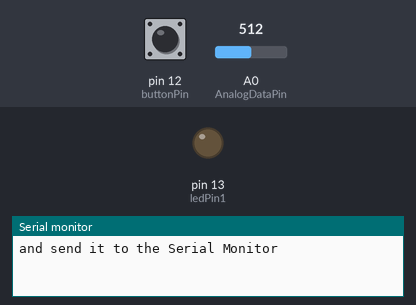
A sketch run on a simulated Arduino Uno, built with avr-gcc and run on an emulated ATmega328P. On the bench: output pins drawn as LEDs (lit = HIGH), the last lines printed to the serial monitor. Dashed ring = blinking. Inputs (shaded band) come from the test bench; at power-on: pin 12 (buttonPin) HIGH, A0 (AnalogDataPin) = 512. EEPROM starts erased.

Above: at 1.2 s.
1.3 s: pin 12 (buttonPin) pulled LOW for 3.2 s
At 3.56 s:
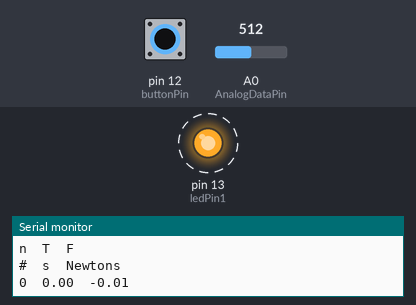
7.5 s: pin 12 (buttonPin) pulled LOW for 1 s
At 8.5 s:
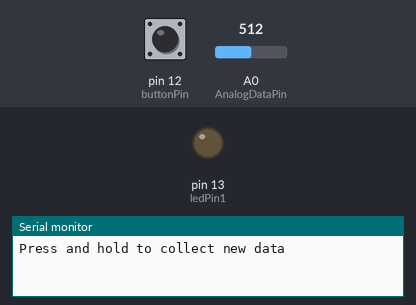
10.0 s: pin 12 (buttonPin) pulled LOW for 0.15 s
At 10.25 s:
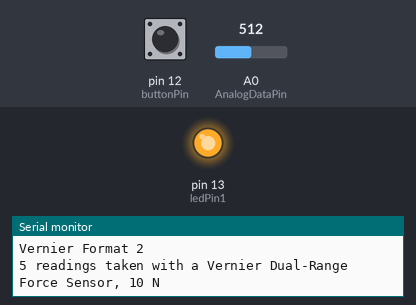
Timing chart, 0 to 13.0 s (numbered marks = the images above; inputs shaded):
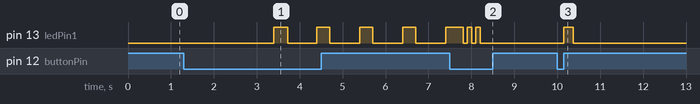

Measured:
- after the input at 1.3 s, pin 13 (ledPin1): alternates HIGH for 0.30 s and LOW for 0.70 s, starting after 2.1 s
- after the input at 7.5 s, pin 13 (ledPin1): alternates HIGH for 0.10 s and LOW for 0.10 s, 5 changes in all, then stays LOW, starting after 0.31 s
- after the input at 10.0 s, pin 13 (ledPin1): LOW → HIGH after 0.15 s, → LOW 0.22 s later

The sketch:

VernierAnalogStore.ino
```cpp
/*
VernierAnalogStore (v 2014.09)
Reads a Vernier analog (BTA) Sensor connected to pin A0 of the Arduino
and and stores  the data in the non-volatile EEPROM memory of the Arduino.
This sketch displays the time and sensor readings on the Serial Monitor.
As written, the readings will be taken every second. You can stop the
data collection by pressing the button (after three points are collected).

Change the variable TimeBetweenReadings to change the rate.
Change the variable NumberOfReadings to change the number of data points to take.
Change the info between //////// lines to change sensors.

See www.vernier.com/arduino for more information, especially for information
on how this sketch can be used to collect remote data with the Arduino away
from a computer.

Thanks to Brian Huang, for help on this program, especially the structure of a
program to store and retrieve data.
*/
int buttonPin= 12; // analog input pin to use as a digital input
int ledPin1= 13; // digital output pin for LED 1 indicator
int debounce= 20; // ms debounce period to prevent flickering when pressing or releasing the button
int holdTime= 2000; // ms hold period: how long to wait for press+hold event
#include <EEPROM.h>
int base = 0;  // the base address in EEPROM for data storage
// note first two bytes store the number of points collected
// Button variables
int buttonVal = 0; // value read from button
int buttonLast = 1; // buffered value of the button's previous state
long btnDnTime; // time the button was pressed down
long btnUpTime; // time the button was released
long ReadingTime; //time at which a reading was taken
long ElapsedTime; //time since last reading
boolean ignoreUp = false; // whether to ignore the button release because the click+hold was triggered
boolean ledVal1 = false; // state of LED 1
int AnalogDataPin = A0; // this may be changed depending on circuit wiring
int Count;
float Voltage;
float SensorReading;
unsigned long Time;
long unsigned int TimeBetweenReadings = 1000; //in ms
int NumberOfPoints= 511;
///////////////////////////////////
String SensorName = "Dual-Range Force Sensor, 10 N";
String Measurement = "Force";
String ShortMeasurement = "F"; // this is a shortened version of the label
String Units = "Newtons";
float Intercept = 12.25;
float Slope = -4.9;
///////////////////////////////////

void setup()
{
  // Set button input pin
  pinMode(buttonPin, INPUT);
  digitalWrite(buttonPin, HIGH);
  pinMode(AnalogDataPin, INPUT);
  pinMode(ledPin1, OUTPUT);// Set LED output pin
  Serial.begin(9600);
  Serial.println("VernierAnalogStore sketch");
  Serial.println("Press and hold to collect new data");
  Serial.println("Press button briefly to read data stored in EEPROM");
  Serial.println("and send it to the Serial Monitor");
  Serial.println(" ");
}

void loop()
{
  digitalWrite(ledPin1, false);
  // Read the state of the button
  buttonVal = digitalRead(buttonPin);// button down is low
  // Test for button pressed and store the down time
  if (buttonVal == LOW && buttonLast == HIGH && (millis() - btnUpTime) > long(debounce))
    {
      //button pressed
       btnDnTime = millis();// note time of press
     }
  // Test for button release and store the up time
  if (buttonVal == HIGH && buttonLast == LOW && (millis() - btnDnTime) > long(debounce))
    {
       if (ignoreUp == false) ReadEEPROMData();// read data from EEPROM and send to Serial Monitor
       else ignoreUp = false;
       btnUpTime = millis();// note time of button release
     }
  // Test for button held down for longer than the hold time
  if (buttonVal == LOW && (millis() - btnDnTime) > long(holdTime))
    {
      CollectData(); //collect new data
      ignoreUp = true;
      btnDnTime = millis(); // get new button down time
    }
  buttonLast = buttonVal;
}

//=================================================
// Events to trigger by short click of button
void ReadEEPROMData()// //Send data to Serial Monitor
{
  ledVal1 = !ledVal1;
  digitalWrite(ledPin1, true);
  int NumberOfPointsRead;// local variable
  Serial.println("Send Data to Serial Monitor");
  Serial.println(" ");
  int Sample = 0;// local variables
  int i = 0;
  int addr = base+ 2; //starting address of memory for data storage
  //note addr is laterincremented
  NumberOfPointsRead = EEPROM.read(base) + EEPROM.read(base+ 1)*256;
  Serial.println( "Vernier Format 2");
  Serial.print(NumberOfPointsRead);
  Serial.print(" readings taken with a Vernier ");
  Serial.println(SensorName);
  Serial.println("Data Set From Arduino");
  Serial.print("Time");//long name
  Serial.print("\t");                // print a tab character
  Serial.println(Measurement);
  Serial.print("T");//short name
  Serial.print("\t");                // print a tab character
  Serial.println(ShortMeasurement);  //short name
  Serial.print("s");//units
  Serial.print("\t");                // print a tab character
  Serial.println(Units);
  for (i = 0; i <(NumberOfPointsRead)*2; i+=2)
   {
      Count = EEPROM.read(base+2 + i) | EEPROM.read(base+2 + i + 1) << 8;
      //the print below does the division first to avoid overflows
      Serial.print(i/2/1000.0*TimeBetweenReadings);
      Serial.print("\t");                // print a tab character
      Voltage = Count  * (5.0/ 1023);
      SensorReading= Intercept + Voltage * Slope;
      Serial.println(SensorReading);
   }
  Serial.println(" ");
  Serial.println("Press and hold button to collect new data ");
  Serial.println(" ");
  digitalWrite(ledPin1, false); //turn off LED
  //end of send data to Serial Monitor
}

//=================================================
// Events to trigger by long click of button
void CollectData() //Collect Data
{
  ledVal1 = !ledVal1;
  Serial.begin(9600);
  Serial.println("Collecting Data...");
  Serial.println(" ");
  int Sample = 0;// local variable
  int addr = base+ 2; //starting address of memory for data storage
  //note addr is later incremented
  Serial.println( "Vernier Format 2");
  Serial.print("Data taken with a Vernier ");
  Serial.println(SensorName);
  Serial.println("Data Set From Arduino");
  Serial.print("Reading");
  Serial.print("\t");
  Serial.print("Time");
  Serial.print("\t");                // print a tab character
  Serial.println(Measurement);
  Serial.print("n");
  Serial.print("\t");
  Serial.print("T");
  Serial.print("\t");                // print a tab character
  Serial.println(ShortMeasurement);
  Serial.print("#");
  Serial.print("\t");
  Serial.print("s");                // print a tab character
  Serial.print("\t");
  Serial.println(Units);

  Sample=0;
  do
  {
     ReadingTime = millis();// note time of reading
     digitalWrite(ledPin1, true);
     Serial.print(Sample);
     Serial.print("\t");
     //the print below does the division first to avoid overflows
     Serial.print(Sample/1000.0*TimeBetweenReadings);
     Serial.print("\t");
     Count= analogRead(AnalogDataPin);
     Voltage = Count * (5.0/ 1023);
     SensorReading = Intercept + Voltage * Slope;
     Serial.println(SensorReading);
     EEPROM.write(addr, lowByte(Count));
     EEPROM.write(addr + 1, highByte(Count));
     addr +=2;  //increment address pointer twice
     delay (300);//blink to the LED
     digitalWrite(ledPin1, false);
     do
       {
         buttonVal = digitalRead(buttonPin);// check button status
         ElapsedTime=millis()-ReadingTime;
       }
         while ((buttonVal==HIGH || Sample< 3) && (ElapsedTime<TimeBetweenReadings));
   Sample++ ;
   }
  while ((buttonVal==HIGH || Sample< 3) && Sample < NumberOfPoints);
  for (int i=1; i<4;i++)
    {//flash LED to indicate stop
      digitalWrite(ledPin1, true);
      delay (100);
      digitalWrite(ledPin1, false);
      delay (100);
    }
  //the number of points is stored at base and base+1;
  //data starts at the next two bytes (base=2 and base+3, etc);
  EEPROM.write(base+ 0, lowByte(Sample));
  EEPROM.write(base + 1, highByte(Sample));
  Serial.println(" ");
  Serial.println("Press button briefly to send data to Serial Monitor");
  Serial.println("Press and hold to collect new data");
  Serial.println(" ");
  digitalWrite(ledPin1, false);
};//end of Data Collect
```
